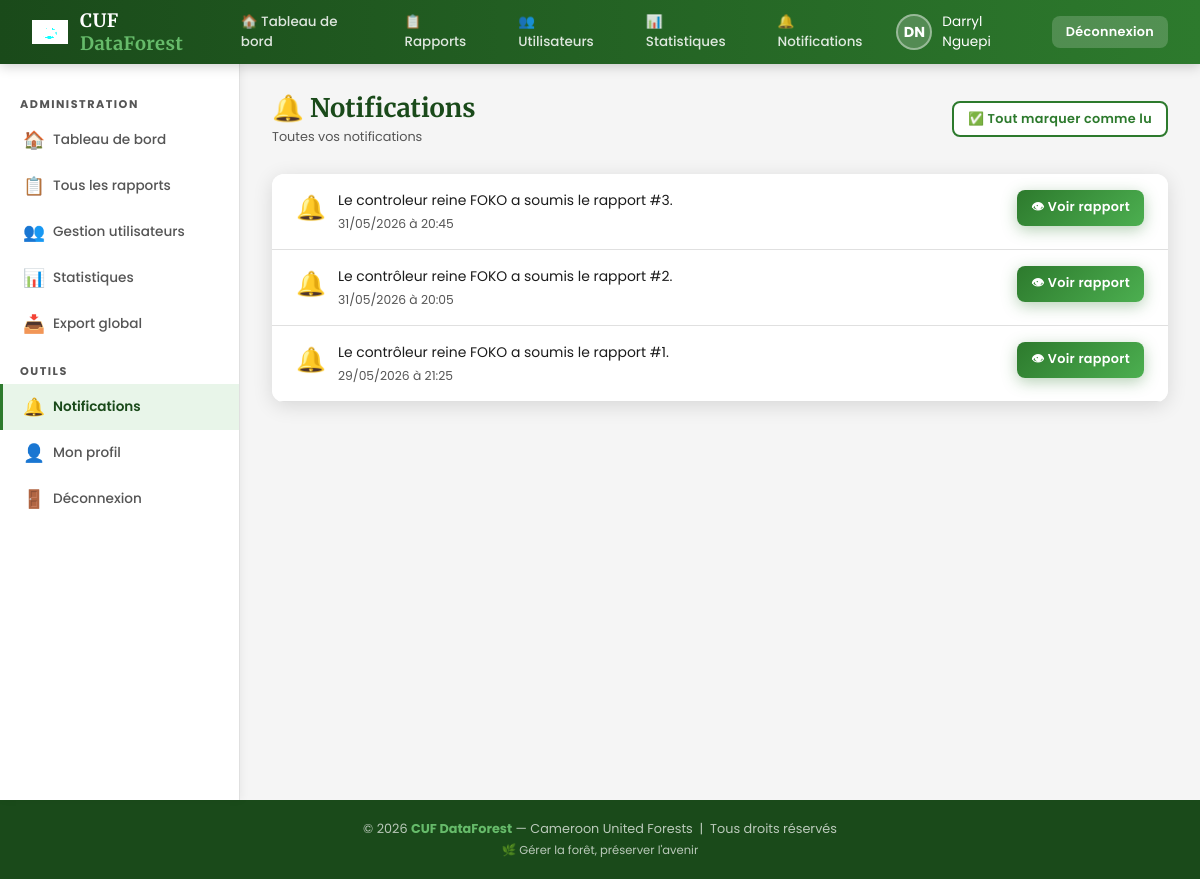
The page /pages/notifications.php (signed in) on the database its author committed.
### tables this page shows
CREATE TABLE `notifications` (
  `id` int(11) NOT NULL,
  `user_id` int(11) NOT NULL,
  `type` varchar(50) DEFAULT NULL,
  `message` text DEFAULT NULL,
  `lu` tinyint(4) DEFAULT 0,
  `rapport_id` int(11) DEFAULT NULL,
  `date_creation` datetime DEFAULT current_timestamp()
);

### pages/notifications.php (the view, shortened to what this page needs)
<?php
$db=getDB(); $uid=$_SESSION['user_id'];
$notifs=$db->query("SELECT * FROM notifications WHERE user_id=$uid ORDER BY date_creation DESC LIMIT 50")->fetch_all(MYSQLI_ASSOC);
include '../includes/header.php';
?>
<div class="page-header">
    <div><h1 class="page-title">🔔 Notifications</h1><div class="breadcrumb">Toutes vos notifications</div></div>
    <a href="notifications.php?mark_all=1" class="btn btn-secondary btn-sm">✅ Tout marquer comme lu</a>
</div>
<div class="card fade-in">
    <div class="card-body" style="padding:0;">
    <?php foreach($notifs as $n):?>
    <div style="padding:16px 24px;border-bottom:1px solid var(--gris-moyen);display:flex;gap:12px;align-items:flex-start;background:<?=$n['lu']?'white':'#f0fff0'?>;">
        <div style="font-size:1.5rem;"><?=$n['lu']?'🔔':'🆕'?></div>
        <div style="flex:1;">
            <div style="font-size:0.87rem;"><?=htmlspecialchars($n['message'])?></div>
            <div style="font-size:0.77rem;color:var(--gris-texte);margin-top:4px;"><?=date('d/m/Y à H:i',strtotime($n['date_creation']))?></div>
        </div>
        <div style="display:flex;gap:6px;">
            <?php if($n['rapport_id']):?>
            <a href="rapport_detail.php?id=<?=$n['rapport_id']?>" class="btn btn-sm btn-primary">👁 Voir rapport</a>
            <?php endif;?>
        </div>
    </div>
    <?php endforeach;?>
    </div>
</div>
<?php include '../includes/footer.php';?>

### css/style.css (style rules this page uses)
:root { --vert-fonce: #1a4a1a; --vert-moyen: #2d7a2d; --vert-clair: #4caf50; --vert-pale: #e8f5e9; --vert-accent: #66bb6a; --blanc: #ffffff; --gris-clair: #f5f5f5; --gris-moyen: #e0e0e0; --gris-texte: #555555; --noir-doux: #1c1c1c; --orange-alerte:#ff9800; --rouge: #e53935; --bleu-info: #1976d2; --ombre: 0 4px 20px rgba(0,0,0,0.12); --ombre-forte: 0 8px 32px rgba(0,0,0,0.18); --radius: 12px; --radius-sm: 8px; --transition: all 0.3s ease; }
* { margin: 0; padding: 0; box-sizing: border-box; }
body { font-family: 'Poppins', sans-serif; background: var(--gris-clair); color: var(--noir-doux); min-height: 100vh; }
.btn { padding: 11px 24px; border: none; border-radius: var(--radius-sm); font-family: 'Poppins', sans-serif; font-size: 0.88rem; font-weight: 600; cursor: pointer; transition: var(--transition); display: inline-flex; align-items: center; gap: 8px; text-decoration: none; letter-spacing: 0.3px; }
.btn-primary { background: linear-gradient(135deg, var(--vert-moyen), var(--vert-clair)); color: white; box-shadow: 0 4px 15px rgba(45,122,45,0.35); }
.btn-secondary { background: white; color: var(--vert-moyen); border: 2px solid var(--vert-moyen); }
.btn-sm { padding: 7px 14px; font-size: 0.8rem; }
.page-header { margin-bottom: 28px; display: flex; align-items: center; justify-content: space-between; flex-wrap: wrap; gap: 12px; }
.page-title { font-family: 'Merriweather', serif; font-size: 1.6rem; color: var(--vert-fonce); display: flex; align-items: center; gap: 10px; }
.breadcrumb { font-size: 0.8rem; color: var(--gris-texte); margin-top: 4px; }
.card { background: white; border-radius: var(--radius); box-shadow: var(--ombre); overflow: hidden; margin-bottom: 24px; }
.card-body { padding: 24px; }
.fade-in { animation: fadeIn 0.4s ease forwards; }

### rows shown on the page
notifications: message "Le controleur reine FOKO a soumis le rapport #3.", date_creation "31/05/2026 à 20:45"
notifications: message "Le contrôleur reine FOKO a soumis le rapport #2.", date_creation "31/05/2026 à 20:05"
notifications: message "Le contrôleur reine FOKO a soumis le rapport #1.", date_creation "29/05/2026 à 21:25"

### other values the page prints
$initiales "DN"
